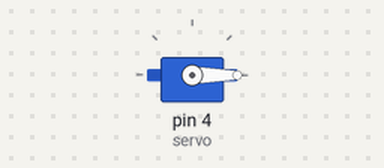
This sketch was run on a simulated Arduino Uno, built with avr-gcc and run on an emulated ATmega328P. Parts: servo.

Above: at 0.05 s.
At 9.95 s:
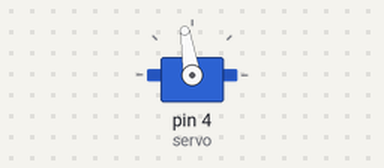
At 19.96 s:
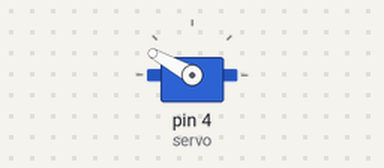
At 39.88 s:
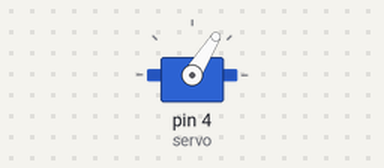
Timing chart, 0 to 40.0 s (numbered marks = the images above):
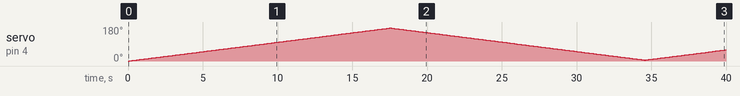

Measured:
- by itself, servo on pin 4 (servo): 0° → 1° at 0.10 s, → 2° 0.10 s later, → 3° 0.10 s later, → 4° 0.10 s later, … (399 changes in this stretch)

The sketch:

test_servo_esp.ino
```cpp
//10kOhm pull up
#include <Servo.h>

byte pos=0;
Servo servo;


void setup() {
  servo.attach(4);

}
void loop() {
  for ( pos; pos < 175; pos++) {
    servo.write(pos);
    delay(100);
  }
  for ( pos; pos > 5; pos--) {
    servo.write(pos);
    delay(100);
  }
}
```
